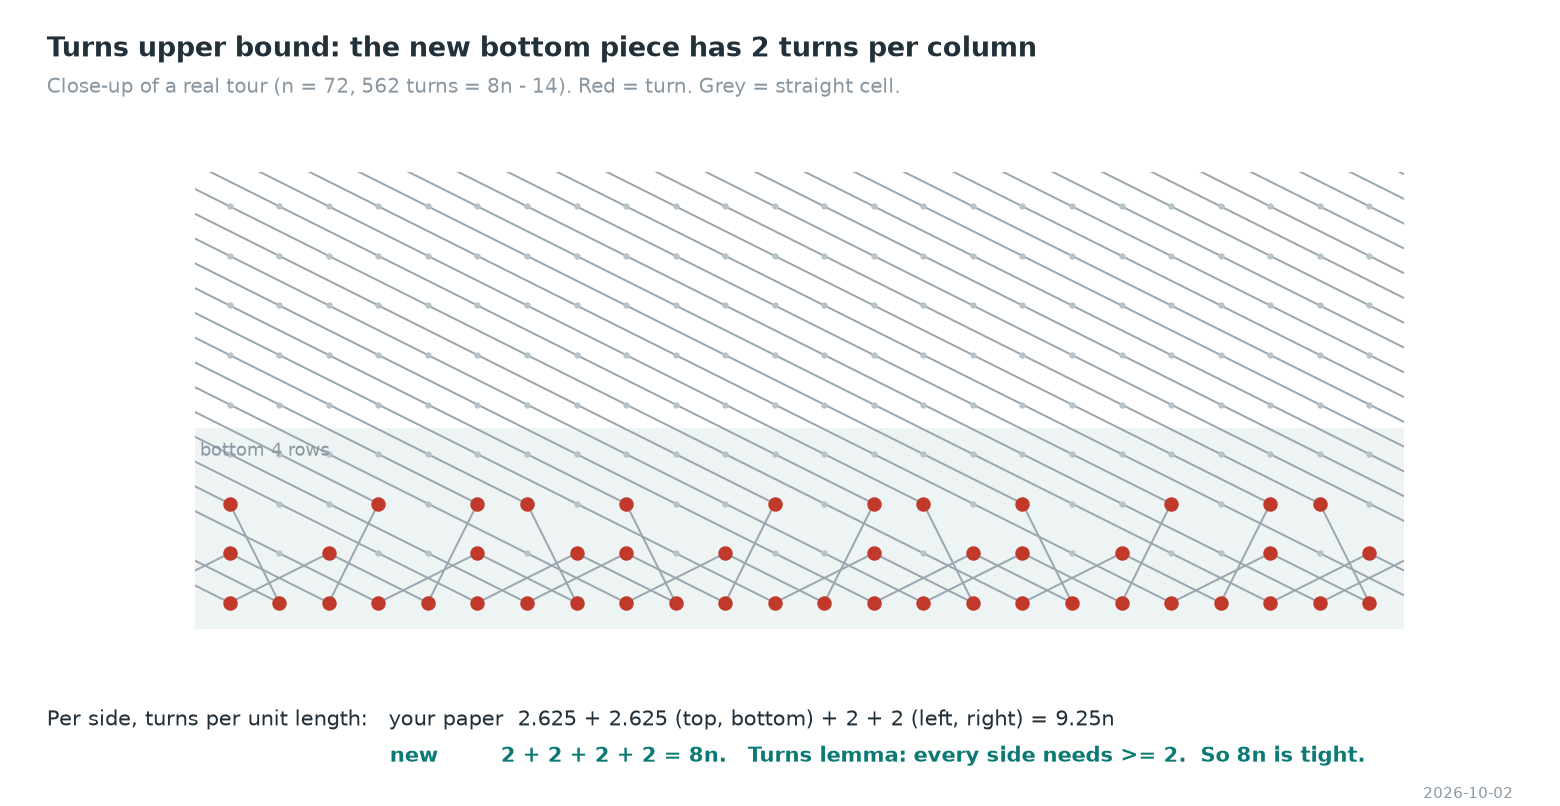

Generate this figure with Python:
"""Figure: close-up of the bottom edge of a real TT16 tour (n=72), turns marked.
Shows 2 turns per column in the bottom band = the minimum from the turns lemma."""
import sys, json
sys.path.insert(0, '/home/nil/nil/knight-formation-research')
import matplotlib
matplotlib.use('Agg')
import matplotlib.pyplot as plt
from kt.core import edges, validate, num_turns, MI, MJ
INK, MUTED, ACC, RED = '#22303a', '#8a97a1', '#0b7a75', '#c0392b'
d = json.load(open('/home/nil/nil/knight-formation-research/w-integrator/tours/TT16_n72.json'))
t = d['tour']; n = len(t); assert validate(t)
T = num_turns(t)
STRAIGHT = ('04', '40', '15', '51', '26', '62', '37', '73')
def xy(i, j): return (j, n - 1 - i)
def is_turn(i, j): return t[i][j] not in STRAIGHT
# turns in the 4 rows next to the bottom edge, away from corners
x0, x1 = 16, 56
bt = sum(is_turn(i, j) for i in range(n - 4, n) for j in range(x0, x1))
print('n', n, 'turns', T, '8n-14 =', 8 * n - 14, '| bottom 4 rows, columns', x0, '..', x1 - 1, ':', bt, 'turns =', bt / (x1 - x0), 'per column')
W0, W1, H = 16, 40, 9        # window: columns W0..W1-1, rows 0..H-1 from the bottom
fig, ax = plt.subplots(figsize=(12, 6.2))
ax.axhspan(-0.5, 3.5, color='#eef3f3', zorder=0)
for (a, b) in edges(t):
    (xa, ya), (xb, yb) = xy(*a), xy(*b)
    if max(ya, yb) > H + 1 or min(xa, xb) < W0 - 2 or max(xa, xb) > W1 + 1: continue
    ax.plot([xa, xb], [ya, yb], color='#9aa7b0', lw=1.1, zorder=1)
for i in range(n - H, n):
    for j in range(W0, W1):
        x, y = xy(i, j)
        if is_turn(i, j): ax.plot(x, y, 'o', ms=7, color=RED, zorder=3)
        else: ax.plot(x, y, 'o', ms=2.5, color='#b8c2c9', zorder=2)
ax.set_xlim(W0 - 0.7, W1 - 0.3); ax.set_ylim(-0.8, H - 0.3); ax.set_aspect('equal'); ax.axis('off')
ax.text(W0 - 0.6, 3.25, 'bottom 4 rows', fontsize=10, color=MUTED, va='top')
fig.text(0.03, 0.93, 'Turns upper bound: the new bottom piece has 2 turns per column', fontsize=15, weight='bold', color=INK)
fig.text(0.03, 0.885, f'Close-up of a real tour (n = {n}, {T} turns = 8n - 14). Red = turn. Grey = straight cell.', fontsize=11, color=MUTED)
fig.text(0.03, 0.10, 'Per side, turns per unit length:   your paper  2.625 + 2.625 (top, bottom) + 2 + 2 (left, right) = 9.25n', fontsize=11.5, color=INK)
fig.text(0.03, 0.055, '                                                 new         2 + 2 + 2 + 2 = 8n.   Turns lemma: every side needs >= 2.  So 8n is tight.', fontsize=11.5, color=ACC, weight='bold')
fig.text(0.97, 0.01, '2026-10-02', ha='right', fontsize=8.5, color=MUTED)
plt.savefig('/home/nil/nil/knight-formation-research/explain/turns_upper.png', dpi=130)
